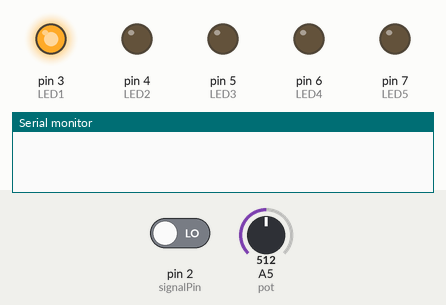
The sketch below on a simulated Arduino Uno, built with avr-gcc and run on an emulated ATmega328P. Parts: output pins drawn as LEDs (lit = HIGH), the last lines printed to the serial monitor. Dashed ring = blinking. The inputs (shaded band) are chosen by the test bench; at power-on: A5 (pot) = 512, pin 2 (signalPin) LOW.

Above: at 1.2 s.
1.3 s: A5 (pot) set to 122
6.7 s: pin 2 (signalPin) driven HIGH
At 7.12 s:
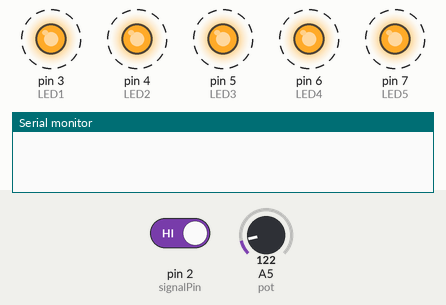
10.2 s: pin 2 (signalPin) driven LOW
At 10.66 s:
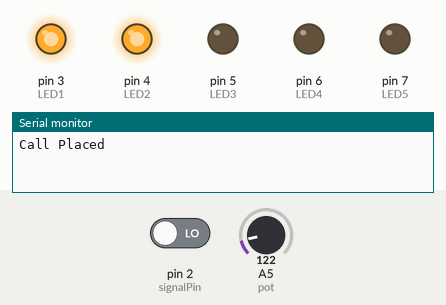
13.7 s: A5 (pot) set to 306
At 15.9 s:
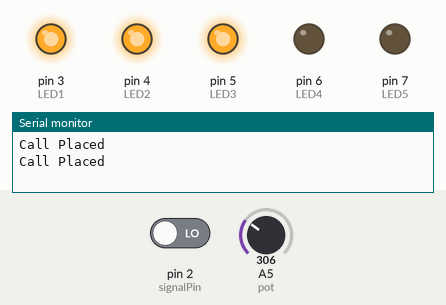
17.2 s: A5 (pot) set to 510
At 18.26 s:
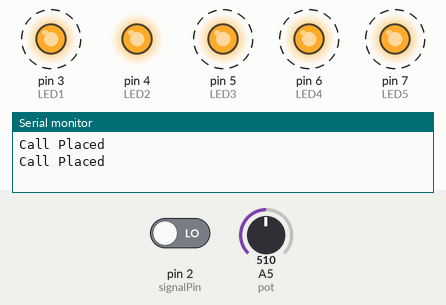
Timing chart, 0 to 21.7 s (numbered marks = the images above; inputs shaded):
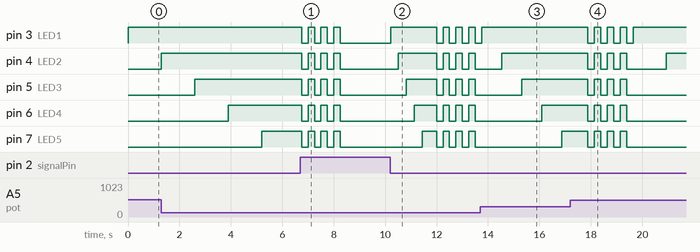

The sketch:

MediCall.ino
```cpp
int LED1 = 3;
int LED2 = 4;
int LED3 = 5;
int LED4 = 6;
int LED5 = 7;
int signalPin = 2;
int counter = 1;
unsigned long timer = 0;
bool signal_switch = true;
unsigned long signal_lost = 0;
unsigned long read_pot = 0;
float call_delay_float = 0.0000;
int call_delay = 0;
#define pot A5
// Pot step 0.01265 Seconds
void setup() {
  // put your setup code here, to run once:
  pinMode(LED1, OUTPUT);
  pinMode(LED2, OUTPUT);
  pinMode(LED3, OUTPUT);
  pinMode(LED4, OUTPUT);
  pinMode(LED5, OUTPUT);
  pinMode(signalPin, INPUT);
  pinMode(pot, INPUT);
  Serial.begin(9600);
}

void loop() {
  // put your main code here, to run repeatedly:
  int value = digitalRead(signalPin);
  read_pot = analogRead(pot);
  call_delay_float = read_pot * 0.0127;
  call_delay = call_delay_float * 1000;
  //Serial.println(call_delay);
  while (!value) {
    if (counter) {
      timer = millis();
      counter = 0;
      //Serial.println(timer);
      //Serial.println(counter);
    }
    if (millis() - timer > call_delay) {
      blink_lights();
      blink_lights();
      signal_lost = 0;
      signal_switch = true;
      Serial.println("Call Placed");
      break;
    }
    if (millis() - timer > call_delay / 5 * 4) {
      digitalWrite(LED5, HIGH);
    }
    else if (millis() - timer > call_delay / 5 * 3) {
      digitalWrite(LED4, HIGH);
    }
    else if (millis() - timer > call_delay / 5 * 2) {
      digitalWrite(LED3, HIGH);
    }
    else if (millis() - timer > call_delay / 5 * 1) {
      digitalWrite(LED2, HIGH);
    }
    else if (millis() - timer > 10) {
      digitalWrite(LED1, HIGH);
    }
    int value = digitalRead(signalPin);
    if (value && signal_switch == true){
      signal_lost = millis();
      signal_switch = false;
    }
    if (!value){
      signal_lost = 0;
      signal_switch = true;
    }
    if (millis() - signal_lost > 500 && signal_switch == false){
      break;
    }
    //Serial.println(value);
  }
  counter = 1;
  reset_lights();
}

void reset_lights() {
  digitalWrite(LED1, LOW);
  digitalWrite(LED2, LOW);
  digitalWrite(LED3, LOW);
  digitalWrite(LED4, LOW);
  digitalWrite(LED5, LOW);
}

void lights_on(){
  digitalWrite(LED5, HIGH);
  digitalWrite(LED4, HIGH);
  digitalWrite(LED3, HIGH);
  digitalWrite(LED2, HIGH);
  digitalWrite(LED1, HIGH);
}
void blink_lights(){
  lights_on();
  delay(250);
  reset_lights();
  delay(250);
  lights_on();
  delay(250);
  reset_lights();
  delay(250);
}
```

Measured:
- after the input at 6.7 s, pin 4 (LED2), pin 5 (LED3), pin 6 (LED4), pin 7 (LED5): goes on until 8.3 s, then stays LOW
- after the input at 10.2 s, pin 3 (LED1): LOW → HIGH at once, then repeats every 0.50 s: LOW 0.25 s, HIGH 0.25 s; pin 4 (LED2): LOW → HIGH after 0.31 s, then repeats every 0.50 s: LOW 0.25 s, HIGH 0.25 s
- after the input at 13.7 s, pin 3 (LED1): goes on until 13.8 s, then stays HIGH
- after the input at 17.2 s, pin 5 (LED3): goes on until 19.4 s, then stays LOW
- by itself, pin 3 (LED1): alternates HIGH for 0.25 s and LOW for 0.25 s, 7 changes in all, then stays LOW
